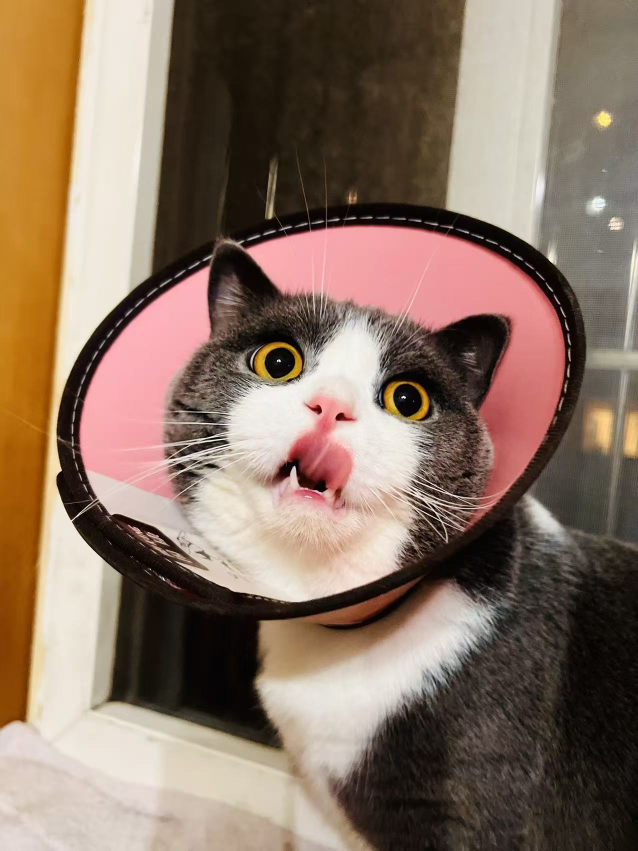
#> input picture Tutorial9/asset/cat.jpg, 1276 x 1702 px (shown at 1/2 size)
$ jupyter execute T9.ipynb
#> lines starting #> are read from the running program, lines starting #| are printed output that depends on the picture
# COMP1117: Computer programming - Tutorial 9

Welcome to Tutorial 9!

## Announcements:
- Tutorial Exercise 9 released. It is due 23:59 28 Nov, 2025
- Assignment 4 released. Due 1st Dec, 23:59
- [Student Feedback on Teaching and Learning](http://sftl.hku.hk/)

## 1. Lecture Recap

In the last lecture, we have covered:
- File I/O in Python
- Error handling in Python

### 1.1 File I/O
I/O = Input / Output

    Input → reading data from a file

    Output → writing data to a file

what you have learned:
- `open()`, `close()` function
- `read()`, `write()` methods

Some flags in `open()` function:
- `'r'` : read (default)
- `'w'` : write (overwrite if file exists)
- `'a'` : append (add data to the end of file)
The following is not covered in the lecture, but you may find them useful:
- `'rb'` : read in binary mode (some other data format, e.g., image)
- `'wb'` : write in binary mode (some other data format, e.g., image)

Why `close` matters?
- Free up system resources
- Ensure data is written to file (especially for write/append mode)

Otherwise there could be file descriptor leak or data loss!

\[Demo\]

[cell 1]
import os

pwd = os.getcwd()
print(f"Current working directory: {pwd}")

data_path = os.path.join(pwd, 'data/comp1117.txt') # I use relative path here

fin = open(data_path, 'r') # this creates a file in stream, file object
#> (reads Tutorial9/data/comp1117.txt from the repository)

# print(type(fin))  # <class '_io.TextIOWrapper'>

for i in fin:
    print(repr(i))
fin.close()

fout = open(data_path, 'a')
fout.write("\nNew line added.")
fout.close()

Some other important usages (very likely will not be tested):
- readline() : read one line at a time
- readlines() : read all lines into a list

[cell 2]
fin = open(data_path, 'r')
fin.close()

An important feature of Python File I/O: **Context Manager**

Remember keywords: `with` ... `as` ...?

[cell 3]
import keyword
print(keyword.kwlist)

[cell 4]
with open(data_path, 'r') as f:
    for line in f:
        print(line.strip())

Advantages:

- Automatically closes the file even if an error occurs
- Cleaner and safe
- Standard practice in industry code

A context manager created by `with` statement calls `__enter__` method at the beginning and `__exit__` method at the end. (some built-in magic methods)

A little more about File I/O:

File operations require communication between:

1. Your Python program
2. Operating System (OS) → manages files
3. Hardware → actual disk (SSD/HDD)

Each read/write is a system call, which is much slower than CPU operations.

CPU: billions of ops/sec
Disk I/O: thousands to millions ops/sec

**I/O is often the bottleneck in real programs!**

You will learn more about File I/O in later courses. (COMP2120 Computer Architecture and Organization and COMP3230 Operating Systems)

### 1.2 Error Handling
- Prevent crashing
- Provide meaningful messages
- Allow fallback logic

The basic syntax:

```python
try:
    # code that may raise an exception
except SomeException as e:
    # code to handle the exception
else:
    # code to run if no exception occurs
finally:
    # code that always runs, regardless of exceptions
```

[cell 5]
x = int(input("Enter integer: "))
#> the answer given: 3
y = 10 / x

[cell 6]
try:
    x = int(input("Enter integer: "))
#> the answer given: 3
    y = 10 / x
except ValueError:
    print("Invalid integer!")
except ZeroDivisionError:
    print("Cannot divide by zero!")

How to Read a Python Error Message?
\[Demo\]

Common Build-in Exceptions/Errors:
| Exception           | When it happens                       |
| ------------------- | ------------------------------------- |
| `ValueError`        | Wrong type/format (e.g., `int("hi")`) |
| `TypeError`         | Wrong type used in operation          |
| `IndexError`        | List index out of range               |
| `KeyError`          | Dictionary key not found              |
| `FileNotFoundError` | File path invalid                     |
| `ZeroDivisionError` | Division by zero                      |
| `AttributeError`    | Access undefined attribute            |
| `ModuleNotFoundError`| Cannot import module                 |

You can find more here: https://docs.python.org/3/library/exceptions.html

A bonus tip: You can define your own Exception classes by inheriting from the built-in `Exception` class. (advanced topic, not covered in this course)

## 2. Tutorial Slides & Exercises

About string manipulation and some methods.

### Exercise 9.1 Last word of input (Optional)
Write a program that reads in a string s and then prints the last word in s.

Note:
The input string can contain letters, spaces, and period symbols. The last word should only containletters. You may need to remove the unnecessary symbol (e.g., period symbol) in the word.

### Max number in input (Optional)
Write a program to read a line of digit-strings separated by comma and print the max number in them.

### Exercise 9.3 Check credit card number (Submission Required!)
Write a program to read a line of credit card number which each 4-digit parts are separated by space and use the ‘Luhn Algorithm’ to check if the card number is valid.
Luhn Algorithm is descripted as follow. You need to use the Luhn Algorithm to check if the calculated check digit is the same as the one from the input.

1. Remove the check digit (last digit) from the number

2. Calculate the check digit
    2.1. Take the number and start from the rightmost digit and move to left, double the value of every second digit (including the rightmost digit).

    2.2. Calculate the sum of the digits of the result for each position.

    2.3 Sum up the resulting values from all positions as **s**.

    2.4 The calculated check digit is equal to $10 - (s \mod 10)$

3. Compare your result with the check digit from the input. The card number is valid when these two numbers are the same.

Reference: https://en.wikipedia.org/wiki/Luhn_algorithm

[cell 7]
from sum_digit_utils import sum_digit

## Some Bonus: working with more file types in Python
So far we’ve talked about reading and writing “regular” text files using open() and understanding exceptions when files go wrong. But in real projects, you almost never deal with plain text only. Instead, you’ll frequently work with structured data formats like CSV and JSON—and sometimes even binary files like images.

### 1. CSV Files: Built-in `csv` vs Pandas

CSV (usually comma-separated values) files store table-like data as plain text.
Python provides the `csv` module for low-level control, while **Pandas** offers a fast and convenientinterface designed for data analysis.

---

#### 1.1 CSV with Built-in `csv` Module (Low-Level, Conceptual)

### **Reading CSV**

[cell 8]
import csv

file_path = os.path.join(os.getcwd(), "data/username.csv")

with open(file_path, "r") as f:
#> (reads Tutorial9/data/username.csv from the repository)
    reader = csv.reader(f)
    for row in reader:
        print(row)

When to use it:

* when learning how file streams work
* when implementing your own parser
* when avoiding external dependencies

But **in real work, data scientists almost always use Pandas**.

#### 1.2 CSV with Pandas (Recommended for Data Science)

[Pandas](https://pandas.pydata.org/) is optimized, powerful, and extremely convenient.

[cell 9]
import pandas as pd

df = pd.read_csv(file_path)
print(df.head())   # first 5 rows

[cell 10]
Usernames = df['Username']
print(Usernames)

[cell 11]
filtered_users = df[df[' Identifier'] >= 5000]
print(filtered_users)

[cell 12]
print(df.describe())

All the tables are stored as `DataFrame` objects in Pandas, which is a powerful sturcture for handling tabular data. You will learn more about tabular data in later courses (e.g., COMP2501 Data Science and Engineering).

Why Pandas?

* handles missing values automatically
* supports complex operations **in one line**
* integrates well with `NumPy` / `SciPy` / ML libraries
* **industry standard** for data analysis
---

#### 2. Working with JSON in Python

JSON (JavaScript Object Notation) is widely used for configuration files, APIs, and web data. It looks quite similar to Python dictionaries and lists, making it easy to work with in Python.

[cell 13]
import json

with open("data/config.json", "r") as f:
#> (reads Tutorial9/data/config.json from the repository)
    data = json.load(f)

print(data)

[cell 14]
settings = {"name": "Alice", "age": 20}

with open("data/settings.json", "w") as f:
    json.dump(settings, f, indent=4)

JSON maps directly to:

| JSON       | Python     |
| ---------- | ---------- |
| object     | dict       |
| array      | list       |
| true/false | True/False |
| null       | None       |

---

#### 3. Working with Images in Python

Python can handle images through the Pillow (PIL) library.

[cell 15]
from PIL import Image

img = Image.open("asset/cat.jpg")
#> img is the input picture: PIL image 1276x1702 RGB; mean R, G, B 137.1, 115, 99

# resize image
w, h = img.size
#> w = 1276; h = 1702
ratio = 0.10

img.resize((int(w * ratio), int(h * ratio)))
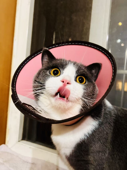
#> Out: PIL image 127x170 RGB; mean R, G, B 137.1, 115, 99
